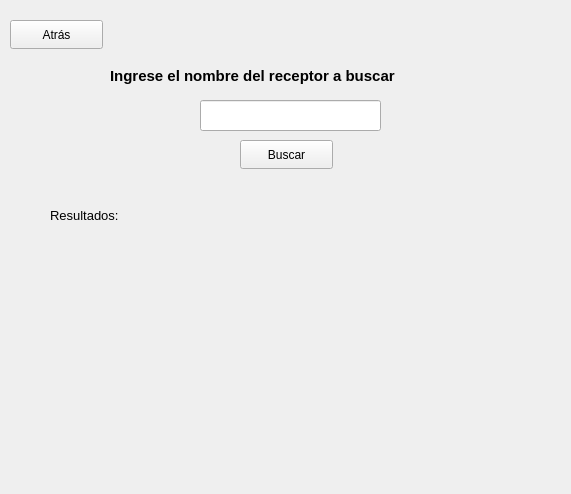
<?xml version="1.0" encoding="UTF-8"?>
<ui version="4.0">
 <class>busquedaReceptor</class>
 <widget class="QWidget" name="busquedaReceptor">
  <property name="geometry">
   <rect>
    <x>0</x>
    <y>0</y>
    <width>571</width>
    <height>494</height>
   </rect>
  </property>
  <property name="windowTitle">
   <string>Form</string>
  </property>
  <widget class="QLabel" name="label">
   <property name="geometry">
    <rect>
     <x>110</x>
     <y>60</y>
     <width>341</width>
     <height>31</height>
    </rect>
   </property>
   <property name="font">
    <font>
     <pointsize>11</pointsize>
     <bold>true</bold>
    </font>
   </property>
   <property name="text">
    <string>Ingrese el nombre del receptor a buscar</string>
   </property>
  </widget>
  <widget class="QLineEdit" name="respuesta">
   <property name="geometry">
    <rect>
     <x>200</x>
     <y>100</y>
     <width>181</width>
     <height>31</height>
    </rect>
   </property>
  </widget>
  <widget class="QPushButton" name="btn_atras">
   <property name="geometry">
    <rect>
     <x>10</x>
     <y>20</y>
     <width>93</width>
     <height>29</height>
    </rect>
   </property>
   <property name="text">
    <string>Atrás</string>
   </property>
  </widget>
  <widget class="QPushButton" name="btn_buscar">
   <property name="geometry">
    <rect>
     <x>240</x>
     <y>140</y>
     <width>93</width>
     <height>29</height>
    </rect>
   </property>
   <property name="text">
    <string>Buscar</string>
   </property>
  </widget>
  <widget class="QLabel" name="label_2">
   <property name="geometry">
    <rect>
     <x>50</x>
     <y>200</y>
     <width>91</width>
     <height>31</height>
    </rect>
   </property>
   <property name="font">
    <font>
     <pointsize>10</pointsize>
    </font>
   </property>
   <property name="text">
    <string>Resultados:</string>
   </property>
  </widget>
  <widget class="QLabel" name="resultados">
   <property name="geometry">
    <rect>
     <x>70</x>
     <y>240</y>
     <width>451</width>
     <height>231</height>
    </rect>
   </property>
   <property name="text">
    <string/>
   </property>
   <property name="alignment">
    <set>Qt::AlignHCenter|Qt::AlignTop</set>
   </property>
  </widget>
 </widget>
 <resources/>
 <connections/>
</ui>
